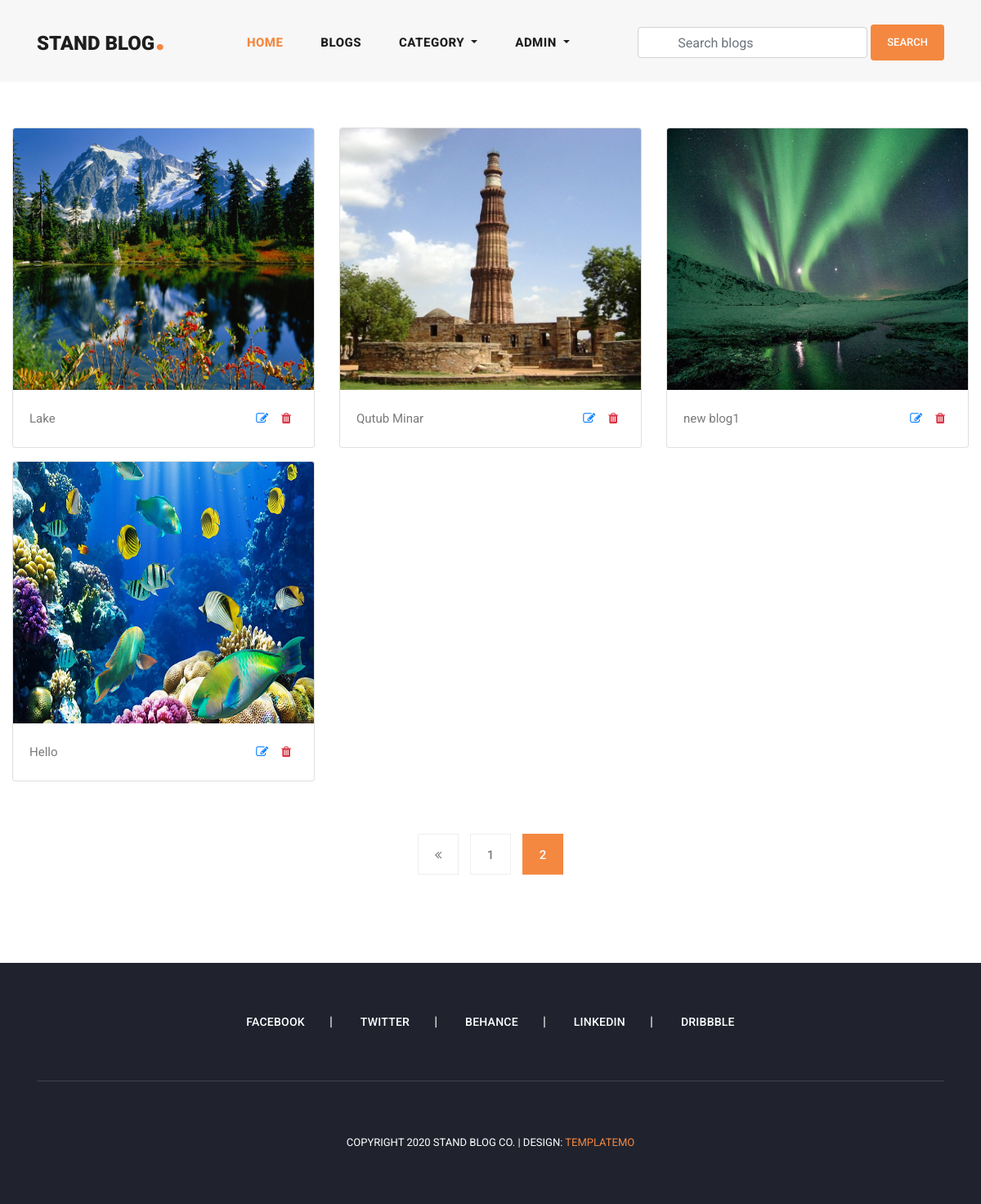
The app's page /my_blogs/?page=2 (signed in), older data.
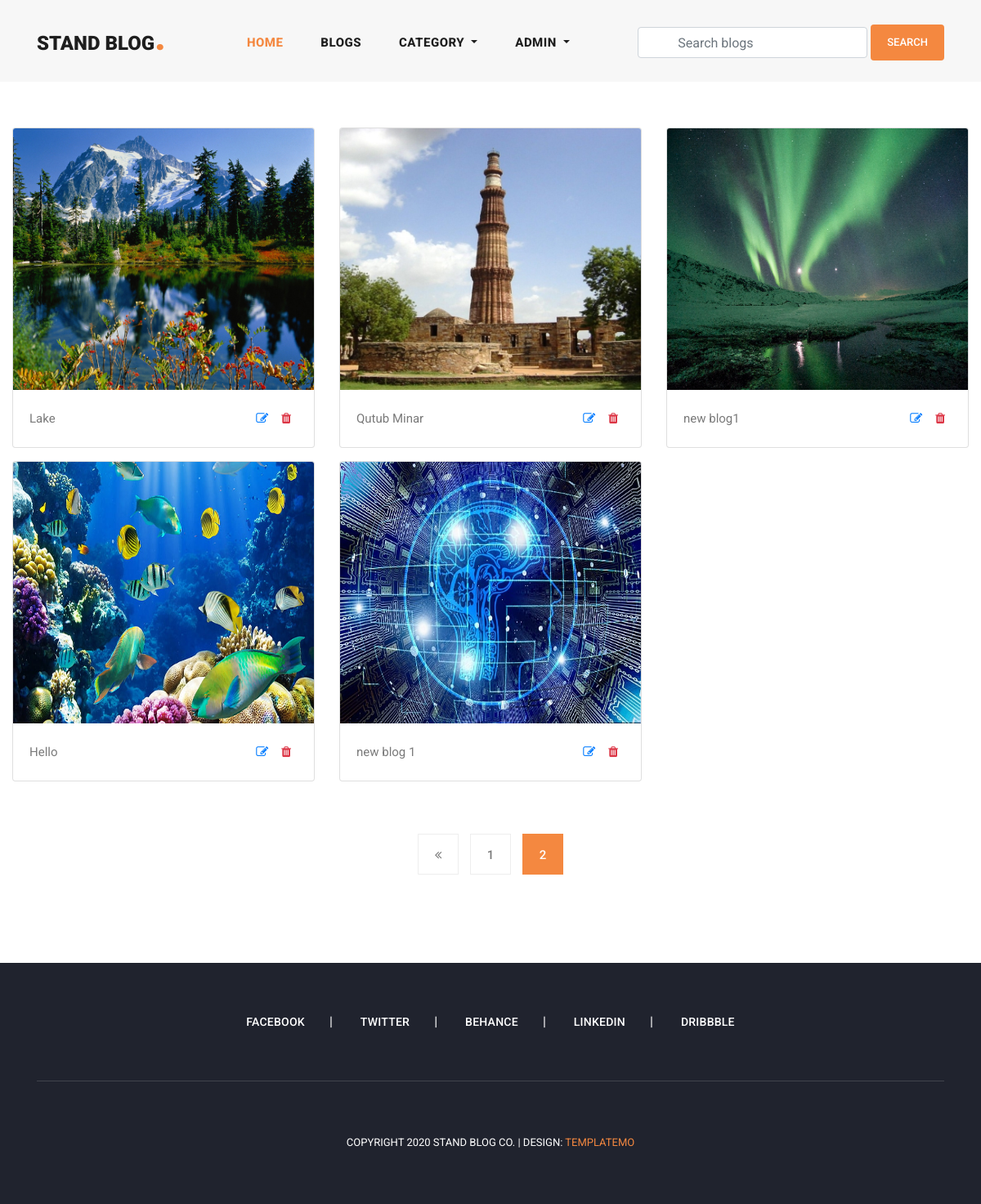
The same page, newer data.
### user_profile/models.py (models this page shows, shortened)
class User(AbstractUser):
    email = models.EmailField(
        max_length=150,
        unique=True,
        error_messages={
            "unique": "The email must be unique"
        }
    )
    profile_image = models.ImageField(
        null=True,
        blank=True,
        upload_to="profile_images"
    )
    followers = models.ManyToManyField("Follow")
    REQUIRED_FIELDS = ["email"]
    objects = CustomUserManager()

### blog/models.py (models this page shows, shortened)
class Blog(models.Model):
    user = models.ForeignKey(
        User,
        related_name='user_blogs',
        on_delete=models.CASCADE
    )
    category = models.ForeignKey(
        Category,
        related_name='category_blogs',
        on_delete=models.CASCADE
    )
    tags = models.ManyToManyField(
        Tag,
        related_name='tag_blogs',
        blank=True
    )
    likes = models.ManyToManyField(
        User,
        related_name='user_likes',
        blank=True
    )
    title = models.CharField(
        max_length=250
    )
    slug = models.SlugField(null=True, blank=True)
    banner = models.ImageField(upload_to='blog_banners')
    description = RichTextField()
    created_date = models.DateField(auto_now_add=True)

### blog/views.py (the view, shortened to what this page needs)
# urls.py: path('my_blogs/', my_blogs, name='my_blogs'),
@login_required(login_url='login')
def my_blogs(request):
    queryset = request.user.user_blogs.all()
    page = request.GET.get('page', 1)
    paginator = Paginator(queryset, 6)
    delete = request.GET.get('delete', None)
    try:
        blogs = paginator.page(page)
    except EmptyPage:
        blogs = paginator.page(1)
    except PageNotAnInteger:
        blogs = paginator.page(1)
        return redirect('blogs')
    context = {
        "blogs": blogs,
        "paginator": paginator
    }
    return render(request, 'my_blogs.html', context)

### blog/context_processors.py (called while the page is built)
def get_all_categories(request):
    categories = Category.objects.all()
    context = {
        "categories": categories
    }
    return context

### templates/my_blogs.html (shortened to what this page needs)
{% extends 'base.html' %}
{% load static %}
{% block content %}
<section class="my-blogs">
    <div class="container-fluid">
        <div class="row py-5">
            {% for blog in blogs %}
            <div class="col-md-4 my-2">
                <div class="card">
                    <img class="card-img-top img-fluid" style="width: 100%; height: 320px;" src="{{blog.banner.url}}"
                        alt="Card image cap">
                    <div class="card-body">
                        <p class="card-text d-flex flex-row">
                            {{blog.title|truncatechars:15}}
                            <a class="px-2 ml-auto" href="{% url 'update_blog' blog.slug %}">
                                <i class="fa fa-edit"></i>
                            </a>
                            <a class="px-2" href="?delete={{blog.pk}}">
                                <i class="fa fa-trash text-danger"></i>
                            </a>
                        </p>
                    </div>
                </div>
            </div>
            {% endfor %}
        </div>
        <div class="row py-2 justify-content-center">
            <div class="col-md-8">
                {% include 'pagination.html' %}
            </div>
        </div>
    </div>
</section>
{% endblock content %}

### templates/base.html (shortened to what this page needs)
<!DOCTYPE html>
<html lang="en">
<head>
    {% load static %}
    <link href="{% static 'vendor/bootstrap/css/bootstrap.min.css' %}" rel="stylesheet">
    <link rel="stylesheet" href="{% static 'css/fontawesome.css' %}">
    <link rel="stylesheet" href="{% static 'css/templatemo-stand-blog.css' %}">
    <link rel="stylesheet" href="{% static 'css/owl.css' %}">
    <link rel="stylesheet" href="{% static 'css/main.css' %}">
</head>
<body>
    {% include 'header.html' %}
    {% block content %}
    {% endblock content %}
    {% include 'footer.html' %}
</body>
</html>

### templates/header.html (shortened to what this page needs)
<header class="">
    <nav class="navbar navbar-expand-lg">
        <div class="container">
            <a class="navbar-brand" href="index.html">
                <h2>Stand Blog<em>.</em></h2>
            </a>
            <div class="collapse navbar-collapse" id="navbarResponsive">
                <ul class="navbar-nav ml-auto">
                    <li class="nav-item active">
                        <a class="nav-link" href="{% url 'home' %}">Home
                        </a>
                    </li>
                    <li class="nav-item">
                        <a class="nav-link" href="{% url 'blogs' %}">Blogs</a>
                    </li>
                    <li class="nav-item dropdown">
                        <a class="nav-link dropdown-toggle" href="#" id="navbarDropdown" role="button"
                            data-toggle="dropdown" aria-haspopup="true" aria-expanded="false">
                            Category
                        </a>
                    </li>
                    {% if request.user.is_authenticated %}
                    <li class="nav-item dropdown">
                        <a class="nav-link dropdown-toggle" href="#" id="navbarDropdown" role="button"
                            data-toggle="dropdown" aria-haspopup="true" aria-expanded="false">
                            {{request.user.username}}
                        </a>
                    </li>
                    {% else %}
                    <li class="nav-item">
                        <a class="nav-link" href="{% url 'login' %}">Login</a>
                    </li>
                    {% endif %}
                </ul>
                <form class="form-inline d-flex flex-nowrap my-2 ml-auto search-form" action="{% url 'search_blogs' %}"
                    method="GET"><input class="form-control px-5" name="search" type="text" placeholder="Search blogs"
                        required>
                </form>
                <button class="btn btn-primary ml-1">Search</button>
            </div>
        </div>
    </nav>
</header>

### templates/pagination.html (shortened to what this page needs)
<ul class="page-numbers">
    {% if blogs.has_previous %}
    <li><a href="?page={{blogs.previous_page_number}}"><i class="fa fa-angle-double-left"></i></a></li>
    {% endif %}
    {% for page in blogs.paginator.page_range %}
    {% if page == blogs.number %}
    <li class="active"><a href="?page={{page}}">{{page}}</a></li>
    {% else %}
    <li><a href="?page={{page}}">{{page}}</a></li>
    {% endif %}
    {% endfor %}
</ul>

### templates/footer.html
<footer>
    <div class="container">
        <div class="row">
            <div class="col-lg-12">
                <ul class="social-icons">
                    <li><a href="#">Facebook</a></li>
                    <li><a href="#">Twitter</a></li>
                    <li><a href="#">Behance</a></li>
                    <li><a href="#">Linkedin</a></li>
                    <li><a href="#">Dribbble</a></li>
                </ul>
            </div>
            <div class="col-lg-12">
                <div class="copyright-text">
                    <p>Copyright 2020 Stand Blog Co.
                        | Design: <a rel="nofollow" href="https://templatemo.com" target="_parent">TemplateMo</a></p>
                </div>
            </div>
        </div>
    </div>
</footer>

### templates/scripts.html (shortened to what this page needs)
{% load static %}

### assets/css/templatemo-stand-blog.css (style rules this page uses)
body { font-family: 'Roboto', sans-serif; overflow-x: hidden; text-rendering: optimizeLegibility; -webkit-font-smoothing: antialiased; -moz-osx-font-smoothing: grayscale; }
p { margin-bottom: 0px; font-size: 15px; font-weight: 400; color: #7a7a7a; line-height: 30px; }
a { text-decoration: none!important; }
ul { padding: 0; margin: 0; list-style: none; }
h1,h2,h3,h4,h5,h6 { margin: 0px; }
header { z-index: 99999; width: 100%; height: 100px; background-color: #f7f7f7; -webkit-transition: all 0.3s ease-in-out 0s; -moz-transition: all 0.3s ease-in-out 0s; -o-transition: all 0.3s ease-in-out 0s; transition: all 0.3s ease-in-out 0s; }
header .navbar { padding: 25px 0px; }
.navbar .navbar-brand { float: left; margin-top: -12px; outline: none; }
.navbar .navbar-brand h2 { color: #1e1e1e; text-transform: uppercase; font-size: 24px; font-weight: 900; -webkit-transition: all .3s ease 0s; -moz-transition: all .3s ease 0s; -o-transition: all .3s ease 0s; transition: all .3s ease 0s; }
.navbar .navbar-brand h2 em { font-size: 44px; font-style: normal; color: #f48840; }
#navbarResponsive { z-index: 999; }
.navbar-collapse { text-align: center; }
.navbar .navbar-nav .nav-item { margin: 0px 15px; }
.navbar .navbar-nav a.nav-link { text-transform: capitalize; font-size: 15px; font-weight: 800; text-transform: uppercase; letter-spacing: 0.5px; color: #1e1e1e; transition: all 0.3s; }
.navbar .navbar-nav .nav-link:hover, .navbar .navbar-nav .active>.nav-link, .navbar .navbar-nav .nav-link.active, .navbar .navbar-nav .nav-link.show, .navbar .navbar-nav .show>.nav-link { color: #f48840; }
ul.page-numbers { text-align: center; }
ul.page-numbers li { display: inline-block; margin: 0px 5px; }
ul.page-numbers li a { width: 50px; height: 50px; display: inline-block; text-align: center; line-height: 50px; font-size: 15px; color: #7a7a7a; border: 1px solid #eee; font-weight: 500; transition: all 0.3s; }
ul.page-numbers li.active a { background-color: #f48840; border-color: #f48840; color: #fff; }
footer { margin-top: 100px; text-align: center; background-color: #20232e; padding: 60px 0px; }
footer ul.social-icons { padding-bottom: 60px; margin-bottom: 60px; border-bottom: 1px solid rgba(250,250,250,0.15); }
footer ul.social-icons li { display: inline-block; margin-right: 30px; }
footer ul.social-icons li:after { content: "|"; color: #fff; margin-left: 30px; }
footer ul.social-icons li:last-child { margin-right: 0px; }
footer ul.social-icons li:last-child::after { display: none; }
footer ul.social-icons li a { font-size: 14px; text-transform: uppercase; color: #fff; font-weight: 500; letter-spacing: 0.25px; transition: all .3s; }
footer p { font-size: 13px; text-transform: uppercase; color: #fff; }
footer p a { color: #f48840; }

### assets/css/main.css (style rules this page uses)
.btn-primary { display: inline-block; background-color: #f48840; color: #fff; font-size: 13px; font-weight: 500; padding: 12px 20px; text-transform: uppercase; transition: all .3s; border: none; outline: none; }
input, textarea { text-transform: none !important; }

Row changes from the older to the newer data that the page shows:
added Blog: banner (picture), title "new blog 1"
